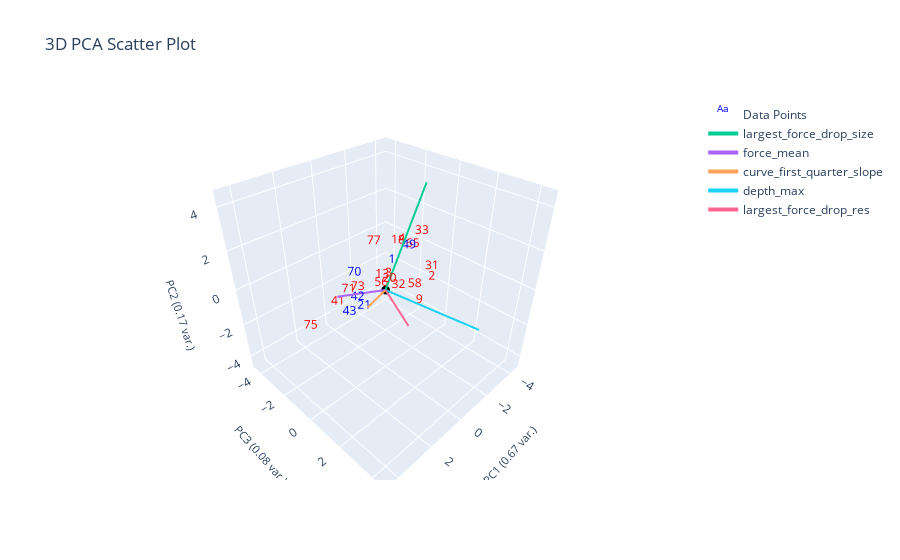

The notebook cell saved with this chart:
### Markdown cell above
# Split based on clump

### Code cell
from sklearn.neighbors import NearestCentroid

ylabel_name = "clump"
data_with_popcorn_label = data_features[data_features[ylabel_name].notna()]

popcorn_x = plotting.extract_numerical_features(data_with_popcorn_label).values
popcorn_ylabels = data_with_popcorn_label[ylabel_name].astype(int)

nc = NearestCentroid()
nc.fit(popcorn_x, popcorn_ylabels)

nc_predictions = pd.Series(nc.predict(clustering_features.values))
proba = np.round(nc.predict_proba(clustering_features), 2)

# proba = pd.DataFrame(data=proba, columns=nc.classes, index=data_without_op)
centroids = pd.DataFrame(data=nc.centroids_, columns=clustering_features.columns)
centroids[f'{ylabel_name}_nums'] = nc.classes_

changed_ylabel_idxs = loss(nc_predictions, popcorn_ylabels)
corrected_predctions = correct_pseudo_ylabels_to_actual(nc_predictions, popcorn_ylabels, changed_ylabel_idxs)

# plotting.plot_specific_curves([4], curve_data, data_features, color='green')

# print(data_with_popcorn_label[data_with_popcorn_label[ylabel_name]].index)
# print(data_with_popcorn_label[~data_with_popcorn_label[ylabel_name]].index)

# plotting labeled data only
# plotting.plot_specific_curves([1, 49], curve_data, data_features, color='blue')
# plotting.plot_specific_curves([21, 42, 43, 70], curve_data, data_features, color='blue')

plotting.plot_cluster_subplots(
                            popcorn_ylabels, 
                            curve_data,
                            filename_list,
                            title='clump',
                            cluster_category_names=[f"No {ylabel_name}", f"Yes {ylabel_name}"], 
                            bold_idxs=popcorn_ylabels.index,)
plotting.plot_pca(data_with_popcorn_label, popcorn_ylabels, 3, "", ylabel_name, )

### Figure 1 — Plotly figure (JSON) as saved in the notebook; plotly's stock layout.template omitted (floating-point values rounded to 4 significant figures)
{"data": [{"mode": "text", "name": "Data Points", "text": ["1", "2", "3", "4", "9", "13", "18", "20", "21", "31", "32", "33", "41", "42", "43", "49", "56", "58", "65", "70", "71", "73", "75", "77"], "textfont": {"color": ["blue", "red", "red", "red", "red", "red", "red", "red", "blue", "red", "red", "red", "red", "blue", "blue", "blue", "red", "red", "red", "blue", "red", "red", "red", "red"], "size": 12}, "type": "scatter3d", "x": [-0.5862, -2.271, -0.6358, -1.542, -1.873, 0.3734, -1.177, 0.4643, 1.935, -2.377, 0.1106, -2.137, 2.379, 1.951, 2.642, -1.538, -0.6437, -1.418, -1.746, 1.324, 1.301, 0.51, 4.71, 0.2446], "y": [-0.2314, 0.8177, -0.4455, -0.4979, 0.4588, 0.1788, -0.3686, 0.701, 0.6103, 0.6367, 0.8982, 0.1706, -0.5839, 0.2885, 0.5484, -0.04647, -0.9356, 0.5118, 0.0009937, -0.5737, -1.132, -1.336, 0.7985, -0.4689], "z": [0.4202, -0.8236, -0.4523, 0.9928, -2.216, 0.2871, 1.124, 0.3797, -0.2949, -0.367, -0.03003, 1.449, -0.4981, -0.004577, -0.2416, 0.8509, -1.253, -0.9787, 0.853, 0.502, -0.7071, -1.108, 0.4578, 1.658]}, {"marker": {"color": "black", "size": 3}, "mode": "markers", "name": "Origin", "showlegend": false, "type": "scatter3d", "x": [0], "y": [0], "z": [0]}, {"line": {"width": 4}, "mode": "lines+text", "name": "largest_force_drop_size", "textposition": "top center", "type": "scatter3d", "x": [0, -2.107], "y": [0, 0.2835], "z": [0, 4.505]}, {"line": {"width": 4}, "mode": "lines+text", "name": "force_mean", "textposition": "top center", "type": "scatter3d", "x": [0, 2.755], "y": [0, 0.04958], "z": [0, 1.074]}, {"line": {"width": 4}, "mode": "lines+text", "name": "curve_first_quarter_slope", "textposition": "top center", "type": "scatter3d", "x": [0, 1.956], "y": [0, 0.9442], "z": [0, 0.5931]}, {"line": {"width": 4}, "mode": "lines+text", "name": "depth_max", "textposition": "top center", "type": "scatter3d", "x": [0, -2.209], "y": [0, 3.667], "z": [0, -1.448]}, {"line": {"width": 4}, "mode": "lines+text", "name": "largest_force_drop_res", "textposition": "top center", "type": "scatter3d", "x": [0, 2.065], "y": [0, 3.252], "z": [0, 1.052]}], "layout": {"autosize": true, "scene": {"aspectmode": "cube", "xaxis": {"range": [-4.71, 4.71], "title": {"font": {"size": 11}, "text": "PC1 (0.67 var.)"}}, "yaxis": {"range": [-4.71, 4.71], "title": {"font": {"size": 11}, "text": "PC3 (0.08 var.)"}}, "zaxis": {"range": [-4.71, 4.71], "title": {"font": {"size": 11}, "text": "PC2 (0.17 var.)"}}}, "title": {"text": "3D PCA Scatter Plot"}}}
